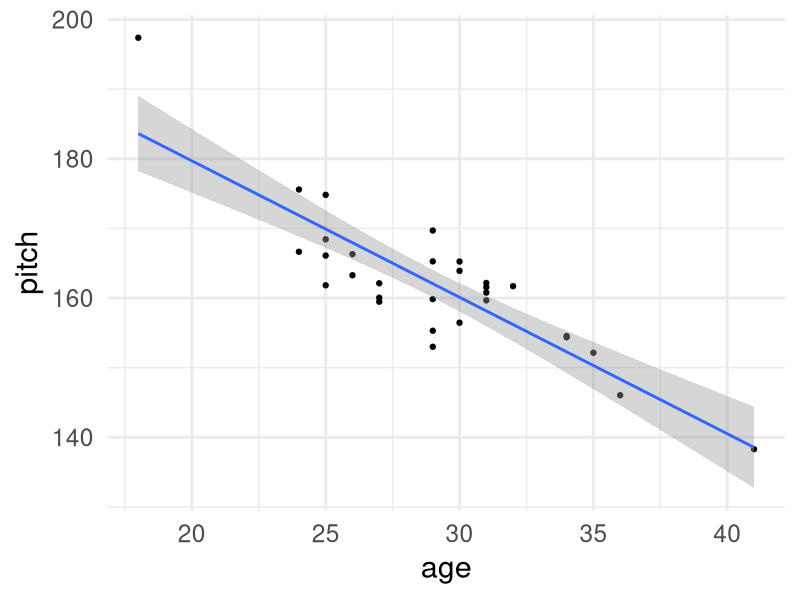

This figure's R source:
## ---- chunk 1
library(dplyr)
library(ggplot2)
## ---- chunk 2
age <- rpois(n = 30, lambda = 28)
pitch <- 220 + (-2 * age) + rnorm(30, 0,5)
df <- data.frame(age,pitch)

ggplot(df, aes(x = age, y = pitch)) + 
  geom_point() +
  geom_smooth(method= 'lm') + 
  theme_minimal(base_size = 22)
